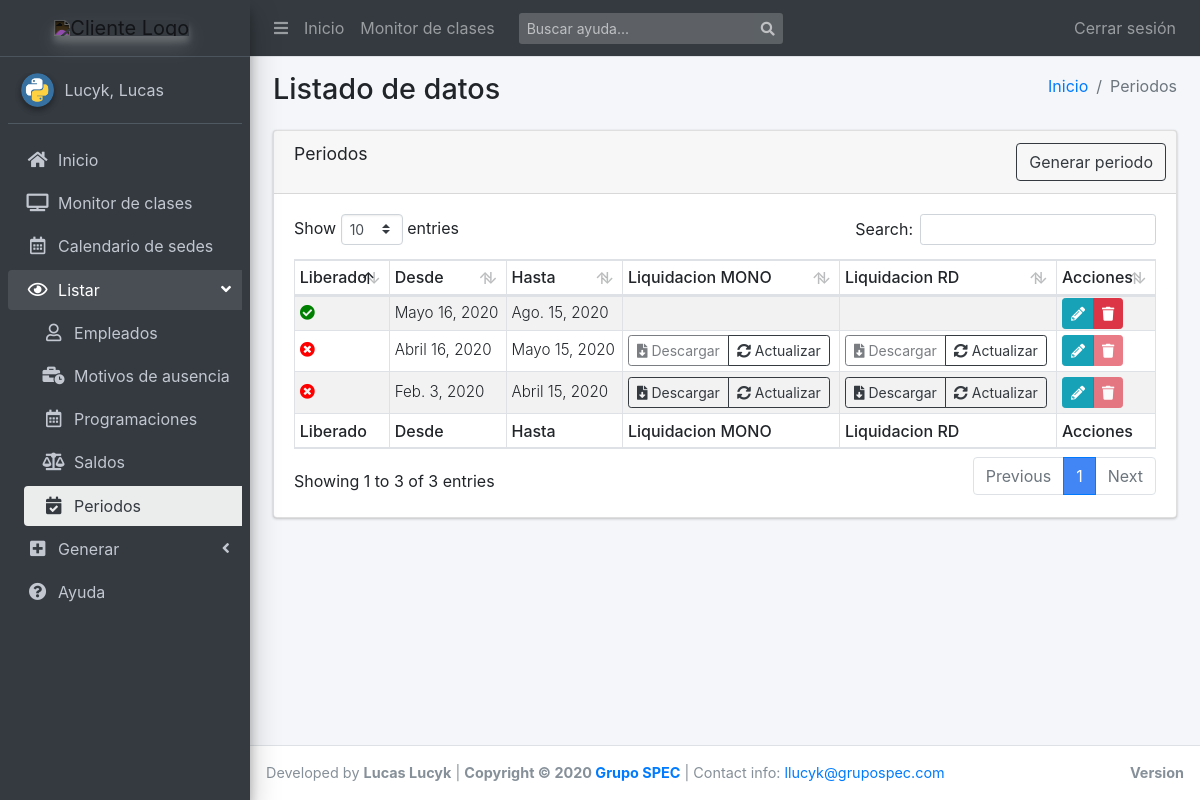
The app's page /list/periodos/ (signed in) with its own data.
### scg_app/models.py (models this page shows, shortened)
class Periodo(models.Model):
    desde = models.DateField(blank=True)
    hasta = models.DateField(blank=True)
    bloqueado = models.BooleanField(blank=True, default=True)
    class Meta:
        verbose_name = "Periodo"
        verbose_name_plural = "Periodos"
        ordering = ["-desde"]
        get_latest_by = "-desde"
    @property
    def liquida_mono_url(self):
        liq = self.liquidacion_set.filter(tipo__nombre='Monotributista')
        return liq.first().file.url if liq else ''
    @property
    def liquida_rd_url(self):
        liq = self.liquidacion_set.filter(
            tipo__nombre='Relación de Dependencia')
        return liq.first().file.url if liq else ''
    def get_liquid_mono_url(self):
        return reverse('liquida_mono', kwargs={"pk": self.id})
    def get_liquid_rd_url(self):
        return reverse('liquida_rd', kwargs={"pk": self.id})
    def get_edit_url(self):
        return reverse('periodo_update', kwargs={"pk": self.id})
    def get_delete_url(self):
        return reverse(
            'confirm_delete',
            kwargs={"model": self.__class__.__name__, "pk": self.id})

### scg_app/views.py (the view)
# urls.py: path('periodos/', views.PeriodosList.as_view(), name='periodos_view'),
class PeriodosList(LoginRequiredMixin, ListView):
    model = Periodo
    template_name = 'apps/scg_app/list/periodos.html'
    context_object_name = 'periodos_list'
    ordering = ['-desde']

### templates/apps/scg_app/list/periodos.html (shortened to what this page needs)
{% extends "apps/scg_app/list/base.html" %}
{% block active_ver_periodos %} active {% endblock %}
{% block route %}
  <li class="breadcrumb-item"><a href="{% url 'index' %}">Inicio</a></li>
  <li class="breadcrumb-item active">Periodos</li>
{% endblock route %}
{% block tableName %}Periodos{% endblock %}
{% block generar_btn %}
  <a href="{% url 'periodo_create' %}" class="btn btn-outline-dark">Generar periodo</a>
{% endblock %}
{% block tableHeaders %}
  <tr>
    <th>Liberado</th>
    <th>Desde</th>
    <th>Hasta</th>
    <th>Liquidacion MONO</th>
    <th>Liquidacion RD</th>
    <th>Acciones</th>
  </tr>
{% endblock %}
{% block tableBody %}
  {% for periodo in periodos_list %}
    <tr>
      <td class="align-middle">
        {% if periodo.bloqueado %}
          <i class="fas fa-times-circle" ></i>
        {% else %}
          <i class="fas fa-check-circle"></i>
        {% endif %}
      </td>
      <td class="align-middle">{{periodo.desde}}</td>
      <td class="align-middle">{{periodo.hasta}}</td>
      <td class="align-middle">
        <div class="btn-group btn-group-sm">
          {% if periodo.bloqueado %}
            {% if periodo.liquida_mono_url %}
              <a href="{{ periodo.liquida_mono_url|safe }}" role="link" aria-disabled="false" class="btn btn-outline-dark"
                download-id="{{periodo.pk}}" download-type="mono">
                <i class="fas fa-file-download"></i> Descargar</a>
            {% else %}
              <a href="#" class="btn btn-outline-dark disabled" role="button" aria-disabled="true"
                download-id="{{periodo.pk}}" download-type="mono">
                <i class="fas fa-file-download"></i> Descargar</a>
            {% endif %}
            <a href="#" role="button" class="btn btn-outline-dark"
              btn-get-url="true"
              get-url="{{ periodo.get_liquid_mono_url|safe }}"
              btn-id="{{periodo.pk}}" btn-type="mono"
              >
              <i class="fas fa-sync-alt"></i> Actualizar</a>
          {% endif %}
        </div>
      </td>
      <td class="align-middle">
        <div class="btn-group btn-group-sm">
          {% if periodo.bloqueado %}
            {% if periodo.liquida_rd_url %}
              <a href="{{ periodo.liquida_rd_url|safe }}" role="link" aria-disabled="false" class="btn btn-outline-dark"
                download-id="{{periodo.pk}}" download-type="rd">
                <i class="fas fa-file-download"></i> Descargar</a>
            {% else %}
              <a href="#" class="btn btn-outline-dark disabled" role="button" aria-disabled="true"
                download-id="{{periodo.pk}}" download-type="rd">
                <i class="fas fa-file-download"></i> Descargar</a>
            {% endif %}
            <a href="#" role="button" class="btn btn-outline-dark"
              btn-get-url="true"
              get-url="{{ periodo.get_liquid_rd_url|safe }}"
              btn-id="{{periodo.pk}}" btn-type="rd"
              >
              <i class="fas fa-sync-alt"></i> Actualizar</a>
          {% endif %}
        </div>
      </td>
      <td class="py-0 align-middle">
        <div class="btn-group btn-group-sm">
          <a href="{{ periodo.get_edit_url|safe }}" class="btn btn-info"><i class="fas fa-pencil-alt"></i></a>
          {% if periodo.bloqueado %}
            <a href="#" class="btn btn-danger disabled" role="button" aria-disabled="true">
              <i class="fas fa-trash"></i>
            </a>
          {% else %}
            <a href="{{ periodo.get_delete_url|safe }}" class="btn btn-danger"><i class="fas fa-trash"></i></a>
          {% endif %}
        </div>
      </td>
    </tr>
  {% endfor %}
{% endblock %}
{% block tableFooter %}
  <tr>
    <th>Liberado</th>
    <th>Desde</th>
    <th>Hasta</th>
    <th>Liquidacion MONO</th>
    <th>Liquidacion RD</th>
    <th>Acciones</th>
  </tr>
{% endblock %}

### templates/base_template.html (shortened to what this page needs)
<!DOCTYPE html>
<html lang="es">
<head>
  {% load static %}
  <link rel="stylesheet" href="{%  static 'css/main.css' %}">
  <link rel="stylesheet" href="{% static 'plugins/ionicons/ionicons.min.css' %}">
  <link rel="stylesheet" href="{%  static 'dist/css/adminlte.min.css' %}">
  <link rel="stylesheet" href="{% static 'plugins/chart.js/Chart.min.css' %}" />
  <link rel="stylesheet" href="{% static 'plugins/bootstrap/css/bootstrap.min.css' %}" />
  <link rel="stylesheet" href="{%  static 'plugins/fontawesome-free/css/all.min.css' %}">
  {% block extra_css %}
  {% endblock %}
</head>
<body class="hold-transition sidebar-mini layout-fixed .layout-footer-fixed .layout-navbar-fixed">
{% block body %}
<div class="wrapper">
  <nav class="main-header navbar navbar-expand navbar-dark navbar-dark">
    <ul class="navbar-nav">
      <li class="nav-item">
        <a class="nav-link" data-widget="pushmenu" href="#" role="button"><i class="fas fa-bars"></i></a>
      </li>
      <li class="nav-item d-none d-sm-inline-block">
        <a href="{% url 'index' %}" class="nav-link">Inicio</a>
      </li>
      <li class="nav-item d-none d-sm-inline-block">
        <a href="{% url 'clases_view'%}" class="nav-link">Monitor de clases</a>
      </li>
    </ul>
    <form class="form-inline ml-3" action="{% url 'help_list' %}">
      <div class="input-group input-group-sm">
        <input class="form-control form-control-navbar" type="search" placeholder="Buscar ayuda..." aria-label="Buscar" name="q">
        <div class="input-group-append">
          <button class="btn btn-navbar" type="submit">
            <i class="fas fa-search"></i>
          </button>
        </div>
      </div>
    </form>
    <ul class="navbar-nav ml-auto">
      {% if user.is_authenticated %}
        <li class="nav-item">
          <a class="nav-link" href="{% url 'logout'%}?next={{request.path}}">
          Cerrar sesi&oacute;n
          </a>
        </li>
      {% endif %}
    </ul>
  </nav>
  <aside class="main-sidebar sidebar-dark-primary elevation-4">
    <a id="logo-big" href="{% url 'index' %}" class="brand-link text-center" style="display:none;">
      <img src="https://megatlon.com/megatlon/images/megatlon.svg"
           alt="Cliente Logo"
           class="brand-image elevation-3 invert-color img-center"
           style="opacity: .8;">
      <span class="brand-text font-weight-light">&nbsp;</span>
    </a>
    <div class="sidebar">
      <div class="user-panel mt-3 pb-3 mb-3 d-flex">
        <div class="image">
          <img src="{% static 'img/python.png' %}" class="img-circle elevation-2" alt="User Image">
        </div>
        <div class="info">
          <a href="#" class="d-block">{{ user.last_name }}, {{ user.first_name }}</a>
        </div>
      </div>
      <nav class="mt-2">
        <ul class="nav nav-pills nav-sidebar flex-column nav-child-indent" data-widget="treeview" role="menu" data-accordion="false">
          <li class="nav-item">
            <a href="{% url 'index' %}" class="nav-link {% block active_home %}{% endblock %}">
              <i class="nav-icon fas fa-home"></i>
              <p>Inicio</p>
            </a>
          </li>
          <li class="nav-item">
            <a href="{% url 'clases_view'%}" class="nav-link {% block active_monitor %}{% endblock %}">
              <i class="nav-icon fas fa-tv"></i>
              <p>Monitor de clases</p>
            </a>
          </li>
          <li class="nav-item">
            <a href="{% url 'sede_calendar'%}" class="nav-link {% block active_sede_calendar %}{% endblock %}">
              <i class="nav-icon far fa-calendar-alt"></i>
              <p>Calendario de sedes</p>
            </a>
          </li>
          <li class="nav-item has-treeview {% block open_ver %}{% endblock %}">
            <a href="#" class="nav-link">
              <i class="nav-icon far fa-eye"></i>
              <p>
                Listar
                <i class="fas fa-angle-left right"></i>
              </p>
            </a>
            <ul class="nav nav-treeview">
              <li class="nav-item">
                <a href="{% url 'empleados_view'%}" class="nav-link {% block active_ver_empleados %}{% endblock %}">
                  <i class="far fa-user nav-icon"></i>
                  <p>Empleados</p>
                </a>
              </li>
              <li class="nav-item">
                <a href="{% url 'motivos_ausencia_view'%}" class="nav-link {% block active_ver_mot_aus %}{% endblock %}">
                  <i class="fas fa-business-time nav-icon"></i>
                  <p>Motivos de ausencia</p>
                </a>
              </li>
              <li class="nav-item">
                <a href="{% url 'programaciones_view'%}" class="nav-link {% block active_ver_program %}{% endblock %}">
                  <i class="far fa-calendar-alt nav-icon"></i>
                  <p>Programaciones</p>
                </a>
              </li>
              <li class="nav-item">
                <a href="{% url 'saldos_view'%}" class="nav-link {% block active_ver_saldos %}{% endblock %}">
                  <i class="fas fa-balance-scale nav-icon"></i>
                  <p>Saldos</p>
                </a>
              </li>
              <li class="nav-item">
                <a href="{% url 'periodos_view'%}" class="nav-link {% block active_ver_periodos %}{% endblock %}">
                  <i class="fas fa-calendar-check nav-icon"></i>
                  <p>Periodos</p>
                </a>
              </li>
            </ul>
          </li>
          <li class="nav-item has-treeview {% block open_crear %}{% endblock %}">
            <a href="#" class="nav-link">
              <i class="nav-icon fas fa-plus-square"></i>
              <p>
                Generar
                <i class="right fas fa-angle-left"></i>
              </p>
            </a>
          </li>
          <li class="nav-item">
            <a href="{% url 'help_list'%}" class="nav-link {% block active_help %}{% endblock %}">
              <i class="nav-icon fas fa-question-circle"></i>
              <p>Ayuda</p>
            </a>
          </li>
        </ul>
      </nav>
    </div>
  </aside>
  <div class="content-wrapper">
    <section class="content-header">
      <div class="container-fluid">
        <div class="row mb-2">
          <div class="col-sm-6">
            <h1>{% block namepage %}Inicio{% endblock %}</h1>
          </div>
          <div class="col-sm-6">
            <ol class="breadcrumb float-sm-right">
              {% block route %}{% endblock %}
            </ol>
          </div>
        </div>
      </div>
    </section>
    <section class="content">
      <div class="container-fluid">
        {% block content %}{% endblock %}
      </div>
    </section>
  </div>
  <footer class="main-footer">
    <div class="float-right d-none d-sm-block">
      <b>Version</b>
    </div>
    Developed by <strong>Lucas Lucyk</strong> |
    <strong>Copyright &copy; 2020 <a href="https://grupospec.com/es/">Grupo SPEC</a></strong>
    | Contact info: <a href="mailto:llucyk@grupospec.com">llucyk@grupospec.com</a>
  </footer>
</div>
{% endblock body %}
</body>
</html>

### static/css/main.css (style rules this page uses)
footer { font-size: .9rem; }
table td { font-size: .95rem; font-weight: 300; }
table th { font-size: 1rem; font-weight: 500; }
.fa-check-circle { color: green !important; }
.fa-times-circle { color: red !important; }
.invert-color { -webkit-filter: invert(1); filter: invert(1); }
.img-center { float: none !important; }

### records on screen
Periodo: bloqueado False (drawn), desde "Mayo 16, 2020", hasta "Ago. 15, 2020"
Periodo: bloqueado True (drawn), desde "Abril 16, 2020", hasta "Mayo 15, 2020"
Periodo: bloqueado True (drawn), desde "Feb. 3, 2020", hasta "Abril 15, 2020"

### other values on screen
{{ user.last_name }} "Lucyk"
{{ user.first_name }} "Lucas"
